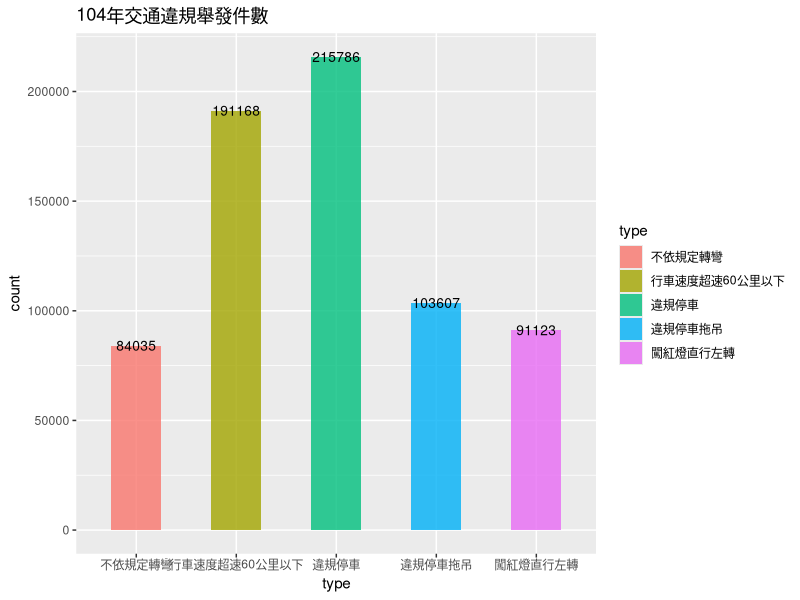
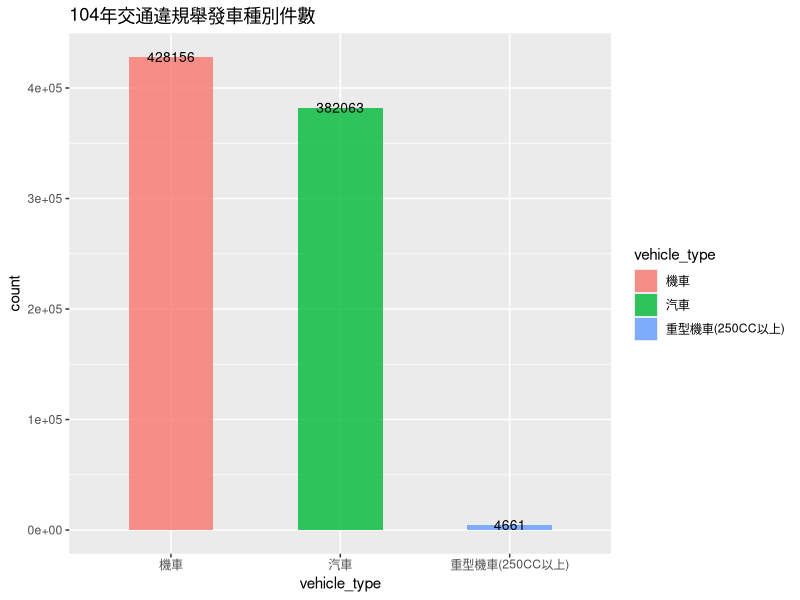
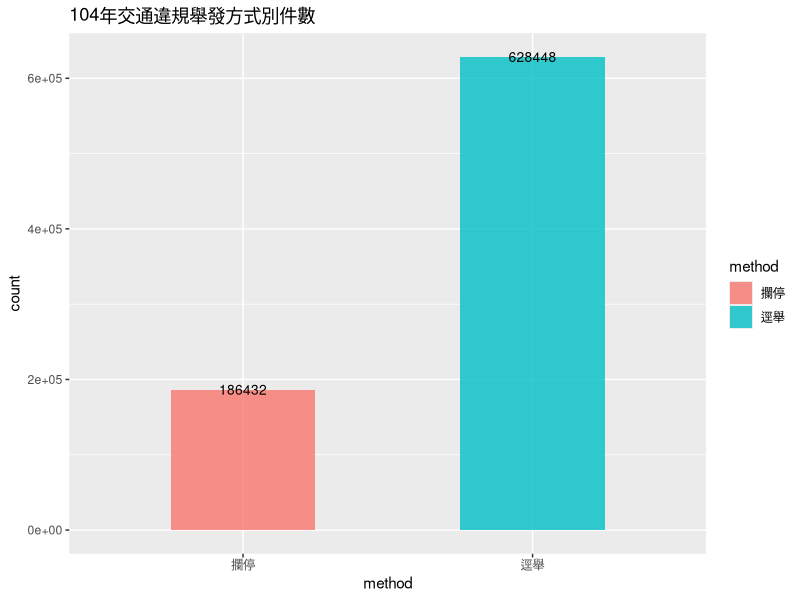
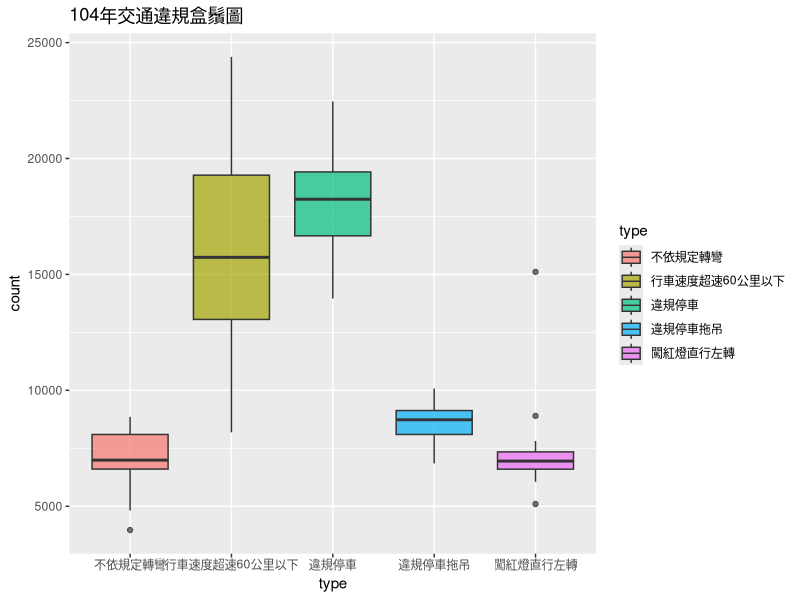
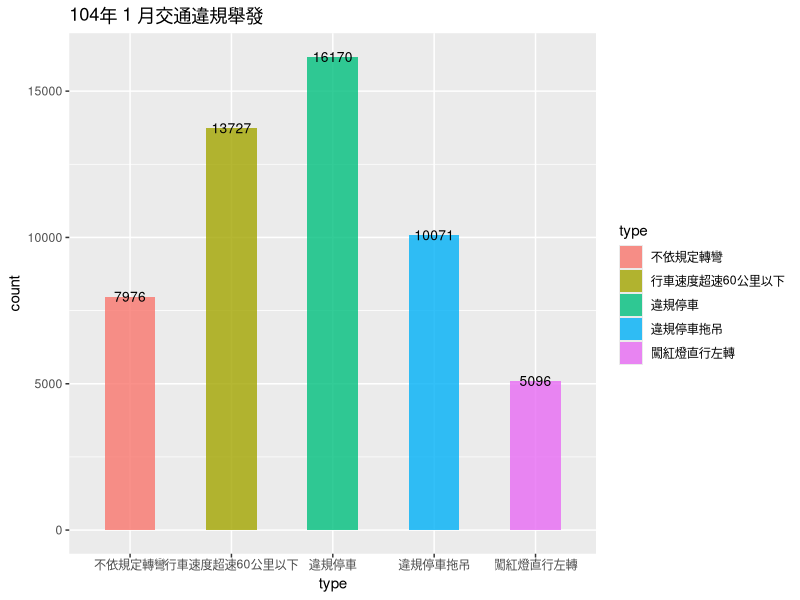
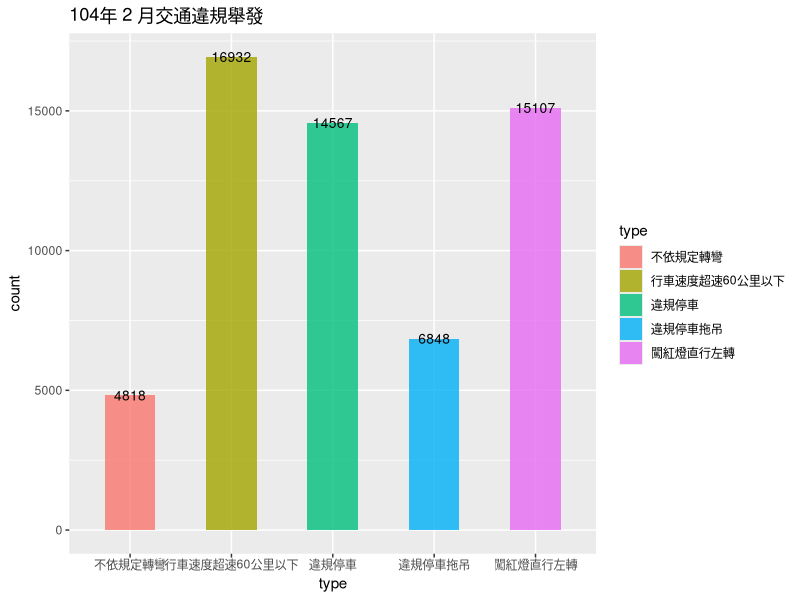
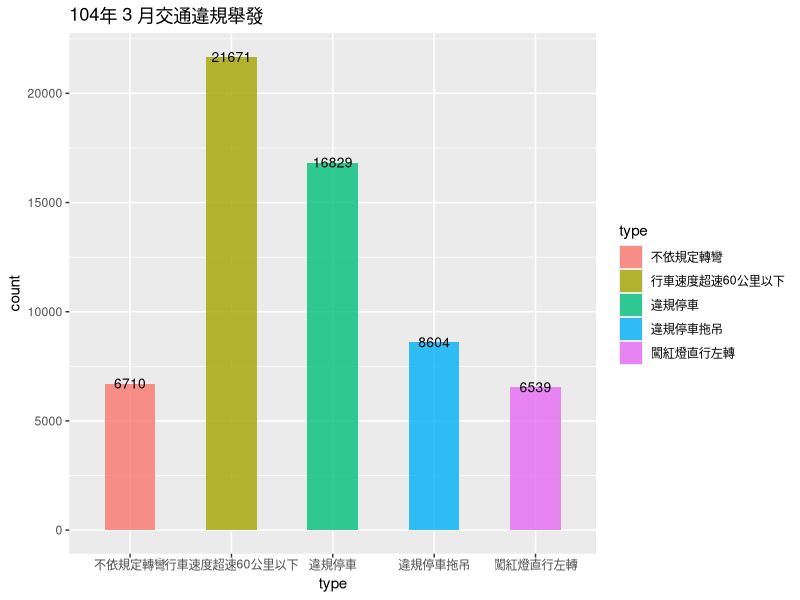
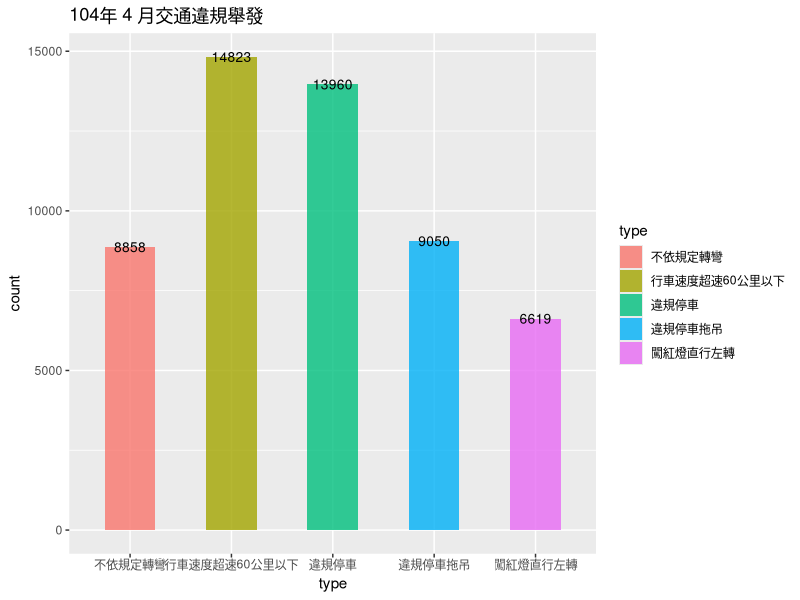

The R script that drew these images, in order:
install.packages("dplyr")
install.packages("ggplot2")
install.packages("viridis")
install.packages("ggthemes")

library(dplyr) #資料處理package
library(ggplot2) #視覺化package
library(viridis) #主題package
library(ggthemes) #配色package

data <- read.csv("traffic.csv",fileEncoding="big5",stringsAsFactors = F)

type <- data %>%
  filter(year == 104) %>%
  group_by(type) %>%
  summarise(count = sum(count)) %>%
  arrange(desc(count))

vtype <- data %>%
  filter(year == 104) %>%
  group_by(vehicle_type) %>%
  summarise(count = sum(count)) %>%
  arrange(desc(count))

method <- data %>%
  filter(year == 104) %>%
  group_by(method) %>%
  summarise(count = sum(count)) %>%
  arrange(desc(count))


write.csv(type,file = "type.csv",row.names = F,fileEncoding="utf-8")
write.csv(vtype,file = "vtype.csv",row.names = F,fileEncoding="utf-8")
write.csv(method,file = "method.csv",row.names = F,fileEncoding="utf-8")

type_month <- data %>%
  filter(year == 104) %>%
  group_by(month,type) %>%
  summarise(count = sum(count)) %>%
  arrange(desc(count))

vtype_month <- data %>%
  filter(year == 104) %>%
  group_by(month,vehicle_type) %>%
  summarise(count = sum(count)) %>%
  arrange(desc(count))

method_month <- data %>%
  filter(year == 104) %>%
  group_by(month,method) %>%
  summarise(count = sum(count)) %>%
  arrange(desc(count))


write.csv(type_month,file = "type_month.csv",row.names = F,fileEncoding="utf-8")
write.csv(vtype_month,file = "vtype_month.csv",row.names = F,fileEncoding="utf-8")
write.csv(method_month,file = "method_month.csv",row.names = F,fileEncoding="utf-8")


ggplot(type[1:5,],aes(x=type,y =count,fill = type))+
  geom_bar(stat="identity",width=.5,alpha = 0.8) +
  geom_text(aes(label = count),size = 3.5) +
  ggtitle("104年交通違規舉發件數")

ggplot(vtype,aes(x=vehicle_type,y =count,fill = vehicle_type))+
  geom_bar(stat="identity",width=.5,alpha = 0.8) +
  geom_text(aes(label = count),size = 3.5) +
  ggtitle("104年交通違規舉發車種別件數")

ggplot(method,aes(x=method,y =count,fill = method))+
  geom_bar(stat="identity",width=.5,alpha = 0.8) +
  geom_text(aes(label = count),size = 3.5) +
  ggtitle("104年交通違規舉發方式別件數")

top5type <- type[1:5,1]#取出數量前五的種類
top5 <- data.frame()#產生空的框架
for(i in 1:5){
  X <- type_month %>%
    filter(type == as.character(top5type[i,]))
  top5 <- rbind(top5,X)
}#重新取出數量前五種類的資料

ggplot(top5,aes(x=type,y =count,fill = type))+
  geom_boxplot(alpha = 0.7) +
  ggtitle("104年交通違規盒鬚圖")
#畫出盒鬚圖

bar <- list()#產生空的list
for(i in 1:12){
  X <- ungroup(top5) %>%
    filter(month == i)
  bar[[i]]<- ggplot(X,aes(x=type,y =count,fill = type))+
    geom_bar(stat="identity",width=.5,alpha = 0.8) +
    geom_text(aes(label = count),size = 3.5) +
    ggtitle(paste("104年",i,"月交通違規舉發"))
  print(bar[[i]] )
}#產生1至12月的bars

trendline <- list() 
for(i in 1:5){
   X <- ungroup(top5) %>%
    filter(type == as.character(top5type[i,]))
  trendline[[i]] <- ggplot(X,aes(x=month,y =count))+
    geom_text(aes(label = count),size = 3.5) +
    geom_line(colour = "darkred",size = 1,alpha=0.8) +
    scale_x_continuous(breaks = 1:12) +
    theme_bw() +
    ggtitle(paste("104年",as.character(top5type[i,]),"趨勢?線"))
  print(trendline[[i]] )
}#產生前5種類的trendllines

month <- data %>%
  filter(year == 104) %>%
  group_by(month) %>%
  summarise(count = sum(count)) %>%
  arrange(desc(count))

ggplot(month,aes(x=month,y =count))+
  geom_text(aes(label = count),size = 3.5) +
  geom_line(colour = "darkred",size = 1,alpha=0.8) +
  scale_x_continuous(breaks = 1:12) +
  theme_bw() +
  ggtitle(paste("104年交通違規總數趨勢線"))

ggplot(vtype_month,aes(x=month,y =count,colour=vehicle_type))+
  geom_text(aes(label = count),size = 3.5) +
  geom_line(size = 1,alpha=0.8) +
  scale_x_continuous(breaks = 1:12) +
  theme_bw() +
  ggtitle(paste("104年交通違規車種趨勢線"))

ggplot(ungroup(top5),aes(x=factor(month), y=factor(type), fill=count)) +
 geom_tile(color="white", size=0.1) +
 scale_fill_viridis(name="件數")+ #使用viridis
 coord_equal()+
 labs(x=NULL, y=NULL, title="104年交通違規熱度圖")+
 theme_tufte(base_family="Helvetica")+ #使用ggthemes
 theme(plot.title=element_text(hjust=0))+
 theme(axis.ticks=element_blank())+
 theme(axis.text=element_text(size=7))+
 theme(legend.title=element_text(size=8))+
 theme(legend.text=element_text(size=6))
#熱度圖
